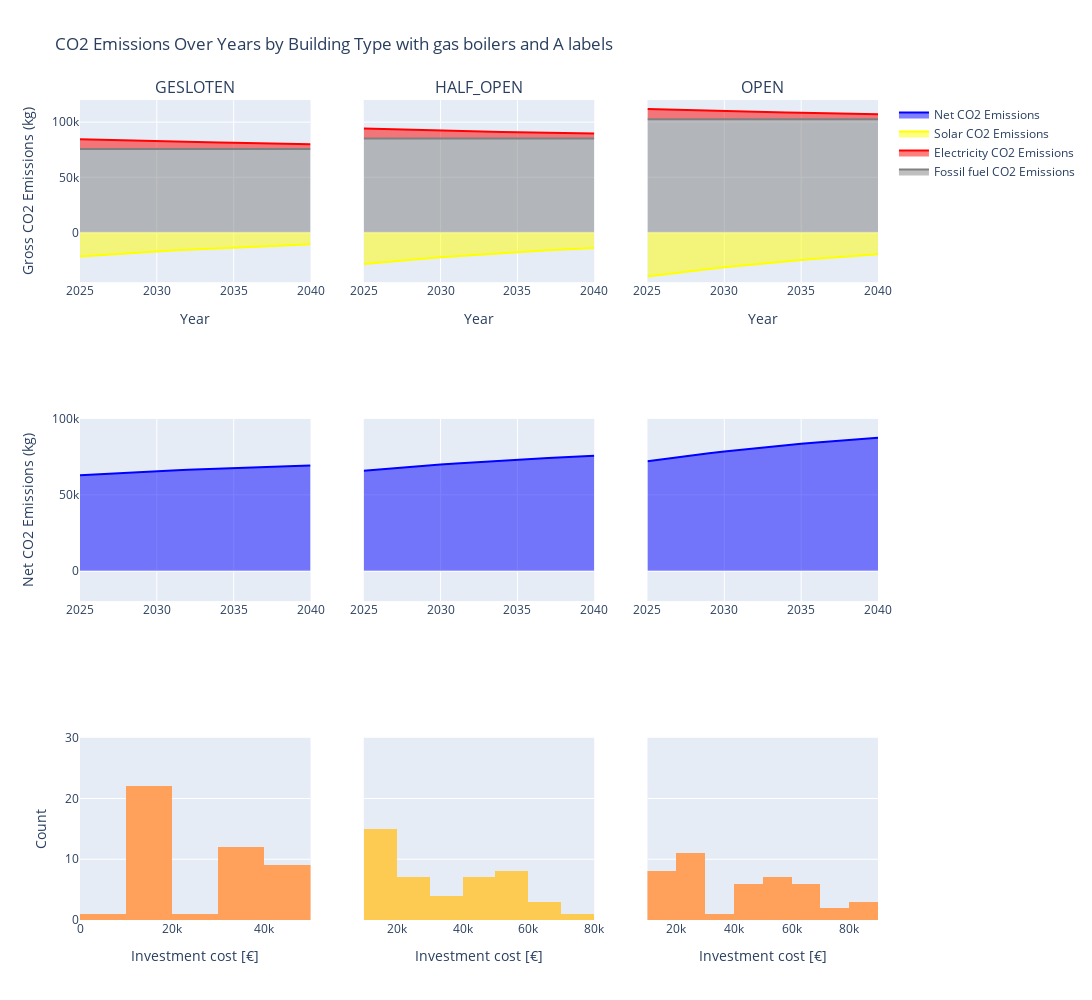

This figure's notebook cell:
### Code cell
import pandas as pd
import plotly.graph_objects as go
from plotly.subplots import make_subplots


# Filter the DataFrame
testcase2 = df[(df['epc_ind'] <= 100) & (df['heating_system'] == 'Gasboiler')& (df['dhw_system'] == 'Gasboiler')].sort_values(by='tco', ascending=True).drop_duplicates(subset=['name'], keep='first')

# Extract the years from the columns
years = sorted([int(col.split('_')[-1]) for col in testcase2.columns if 'emissions_' in col])

# Initialize lists to store the data
data = []

# Collect data for each year and each building type
for year in years:
    for building_type, group in testcase2.groupby('building_type'):
        modified_emissions = group[f'modified_emissions_{year}'].sum()
        fossil_emissions = group[f'fossil_emissions_{year}'].sum()
        electricity_emissions = group[f'electricity_emissions_{year}'].sum()
        solar_emissions = group[f'solar_injection_emissions_{year}'].sum() * -1  # Make solar emissions negative
        net_emissions = group[f'emissions_{year}'].sum()
        data.append([year, building_type, 'Modified CO2 Emissions', modified_emissions])
        data.append([year, building_type, 'Solar CO2 Emissions', solar_emissions])
        data.append([year, building_type, 'Net Emissions', net_emissions])
        data.append([year, building_type, 'Fossil Emissions', fossil_emissions])
        data.append([year, building_type, 'Electricity Emissions', electricity_emissions])

# Create a DataFrame from the collected data
emissions_df = pd.DataFrame(data, columns=['Year', 'Building Type', 'Emissions Type', 'Emissions'])

# Get unique building types
building_types = emissions_df['Building Type'].unique()

# Create subplots
fig = make_subplots(rows=3, cols=len(building_types), shared_yaxes=True, subplot_titles=building_types)

# Add traces for each building type
for i, building_type in enumerate(building_types, start=1):
    subset = emissions_df[emissions_df['Building Type'] == building_type]
    fig.add_trace(go.Scatter(
        x=subset[subset['Emissions Type'] == 'Fossil Emissions']['Year'],
        y=subset[subset['Emissions Type'] == 'Fossil Emissions']['Emissions'],
        fill='tonexty',
        name=f'Fossil fuel CO2 Emissions',
        stackgroup = '1',
        line=dict(color="grey"),
        showlegend = True if building_type == 'OPEN' else False 
    ), row=1, col=i)
    fig.add_trace(go.Scatter(
        x=subset[subset['Emissions Type'] == 'Electricity Emissions']['Year'],
        y=subset[subset['Emissions Type'] == 'Electricity Emissions']['Emissions'],
        fill='tonexty',
        stackgroup = '1',
        name=f'Electricity CO2 Emissions', 
        line=dict(color="red"),
        showlegend = True if building_type == 'OPEN' else False 
    ), row=1, col=i)

    # fig.add_trace(go.Scatter(
    #     x=subset[subset['Emissions Type'] == 'Modified CO2 Emissions']['Year'],
    #     y=subset[subset['Emissions Type'] == 'Modified CO2 Emissions']['Emissions'],
    #     fill='tonexty',
    #     name=f'{building_type} - Modified CO2 Emissions'
    # ), row=1, col=i)
    fig.add_trace(go.Scatter(
        x=subset[subset['Emissions Type'] == 'Solar CO2 Emissions']['Year'],
        y=subset[subset['Emissions Type'] == 'Solar CO2 Emissions']['Emissions'],
        fill='tonexty',
        name=f'Solar CO2 Emissions', 
        line=dict(color="yellow"),
        showlegend = True if building_type == 'OPEN' else False 
    ), row=1, col=i)
    fig.add_trace(go.Scatter(
        x=subset[subset['Emissions Type'] == 'Net Emissions']['Year'],
        y=subset[subset['Emissions Type'] == 'Net Emissions']['Emissions'],
        fill='tonexty',
        text = 'Net Emissions',
        name=f'Net CO2 Emissions', 
        line=dict(color="blue"),
        showlegend = True if building_type == 'OPEN' else False 
    ), row=2, col=i)
    
    fig.add_trace(go.Histogram(x = testcase2[testcase2.building_type == building_type].total_investment_cost, showlegend = False), row = 3, col = i)


# Update layout
fig.update_layout(
    title='CO2 Emissions Over Years by Building Type with gas boilers and A labels',
    xaxis_title='Year',
    yaxis_title='CO2 Emissions (kg)',
    showlegend=True,
    height = 1000, width = 1800,

)

# Update x-axes titles for each subplot
for i in range(1, len(building_types) + 1):
    fig.update_xaxes(title_text='Year', row=1, col=i)

# Update y-axis title only for the first subplot
fig.update_yaxes(title_text='Gross CO2 Emissions (kg)', row=1, col=1)
fig.update_yaxes(title_text='Net CO2 Emissions (kg)', row=2, col=1)
fig.update_yaxes(title_text='Count', row=3, col=1)
fig.update_yaxes(range = [-45000, 120000], row = 1)
fig.update_yaxes(range = [-20000, 100000], row = 2)
fig.update_yaxes(range = [0, 30], row = 3)
for i in range(len(building_types)+ 1):
    fig.update_xaxes(title_text='Investment cost [€]', row=3, col=i)
# Show the plot
fig.show()
